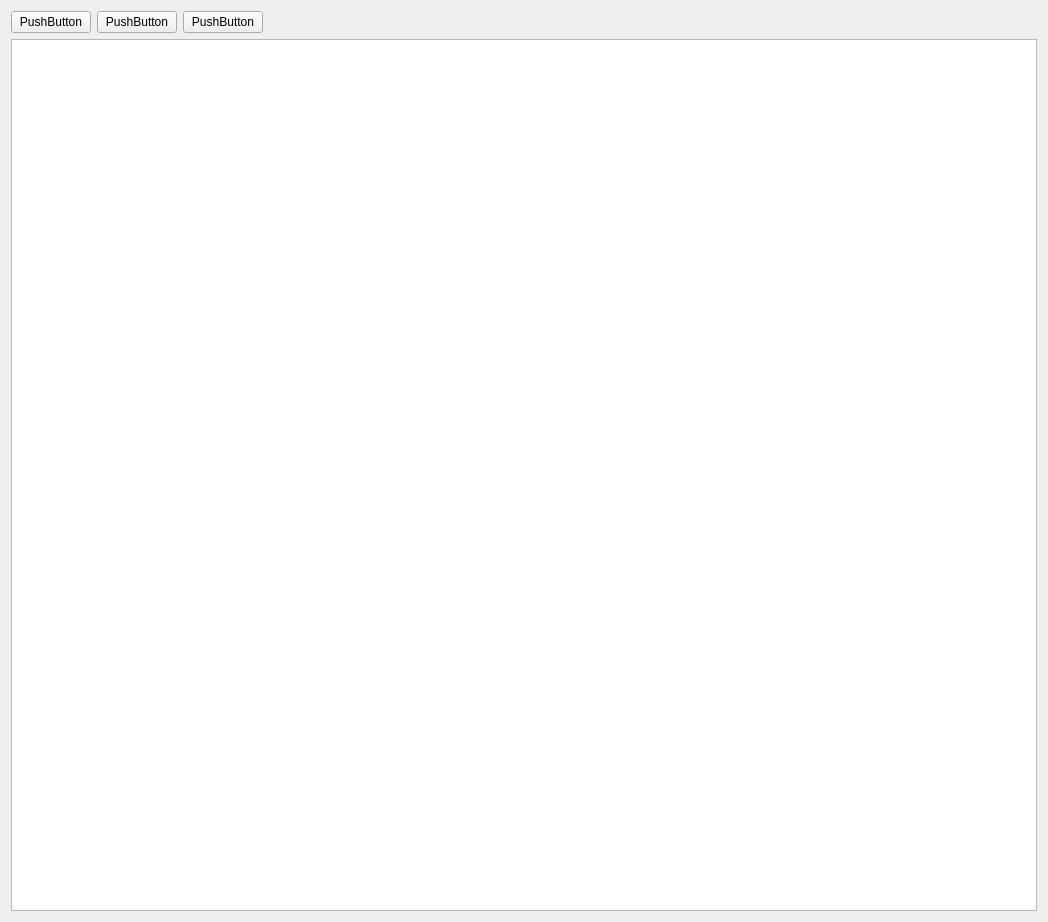
<?xml version="1.0" encoding="UTF-8"?>
<ui version="4.0">
 <class>Form</class>
 <widget class="QWidget" name="Form">
  <property name="geometry">
   <rect>
    <x>0</x>
    <y>0</y>
    <width>1048</width>
    <height>922</height>
   </rect>
  </property>
  <property name="windowTitle">
   <string>Form</string>
  </property>
  <layout class="QVBoxLayout" name="verticalLayout_2">
   <item>
    <layout class="QHBoxLayout" name="horizontalLayout">
     <item>
      <widget class="QPushButton" name="pushButton">
       <property name="text">
        <string>PushButton</string>
       </property>
      </widget>
     </item>
     <item>
      <widget class="QPushButton" name="pushButton_2">
       <property name="text">
        <string>PushButton</string>
       </property>
      </widget>
     </item>
     <item>
      <widget class="QPushButton" name="pushButton_3">
       <property name="text">
        <string>PushButton</string>
       </property>
      </widget>
     </item>
     <item>
      <spacer name="horizontalSpacer">
       <property name="orientation">
        <enum>Qt::Horizontal</enum>
       </property>
       <property name="sizeHint" stdset="0">
        <size>
         <width>40</width>
         <height>20</height>
        </size>
       </property>
      </spacer>
     </item>
    </layout>
   </item>
   <item>
    <widget class="QGraphicsView" name="viewer">
     <property name="dragMode">
      <enum>QGraphicsView::ScrollHandDrag</enum>
     </property>
    </widget>
   </item>
  </layout>
 </widget>
 <resources/>
 <connections/>
</ui>
